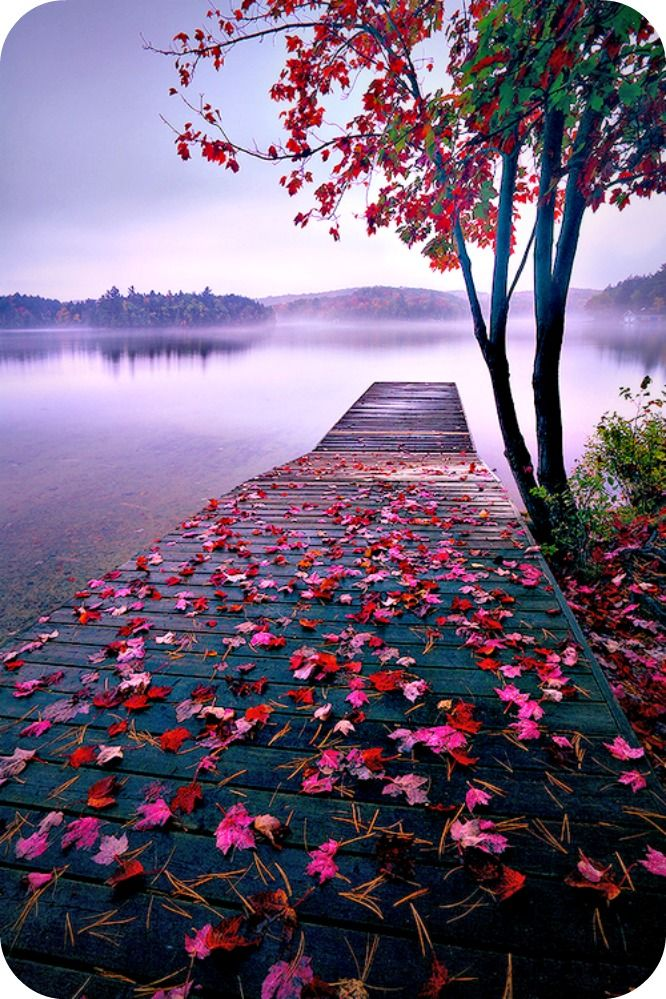
#> input picture OpenCV_Python/demo1.jpg, 666 x 999 px, found by its file name
$ python Tut1_intro.py
#> lines starting #> are read from the running program, lines starting #| are printed output that depends on the picture
"""
Open CV is open source , computer vision library.
"""
import cv2

img = cv2.imread("D:\Code_For_Life\Python\Python_2022\OpenCV_Python\demo1.jpg",1)
#> img is the input picture: shape (999, 666, 3); mean B, G, R 119.6, 95.5, 112.5

# For Resize The Image.
img = cv2.resize(img,(400,400)) # or cv2.resize(img,(0,0),fx = 0.5,fy = 0.5) here we half the x and half the height y. of image
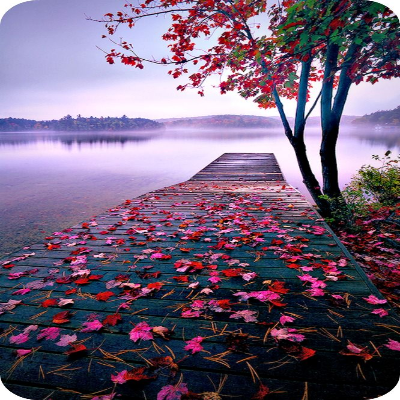
#> img: shape (400, 400, 3); mean B, G, R 119.5, 95.4, 112.4

# For Rotate The Image.

img = cv2.rotate(img,cv2.ROTATE_90_CLOCKWISE)
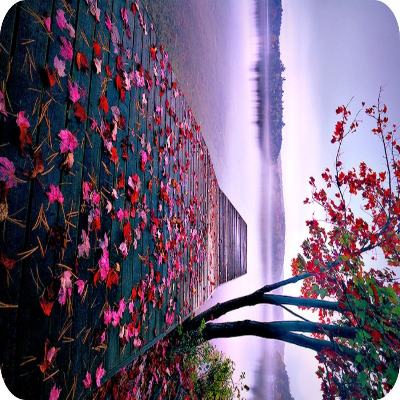
#> img: shape (400, 400, 3); mean B, G, R 119.5, 95.4, 112.4

# To Save A image:
cv2.imwrite("New_img.jpg",img)
cv2.imshow("image",img)
cv2.waitKey(0) # 0 means wait for infinie amount of time.
cv2.destroyAllWindows()
